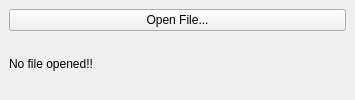
<?xml version="1.0" encoding="UTF-8"?>
<ui version="4.0">
 <class>PortalTestQt</class>
 <widget class="QMainWindow" name="PortalTestQt">
  <property name="geometry">
   <rect>
    <x>0</x>
    <y>0</y>
    <width>355</width>
    <height>100</height>
   </rect>
  </property>
  <property name="windowTitle">
   <string>Portal Test Qt</string>
  </property>
  <widget class="QWidget" name="centralwidget">
   <layout class="QGridLayout" name="gridLayout">
    <item row="0" column="0">
     <widget class="QPushButton" name="openFileButton">
      <property name="text">
       <string>Open File...</string>
      </property>
     </widget>
    </item>
    <item row="1" column="0">
     <widget class="QLabel" name="openedFileLabel">
      <property name="text">
       <string>No file opened!!</string>
      </property>
     </widget>
    </item>
   </layout>
  </widget>
 </widget>
 <resources/>
 <connections/>
</ui>
